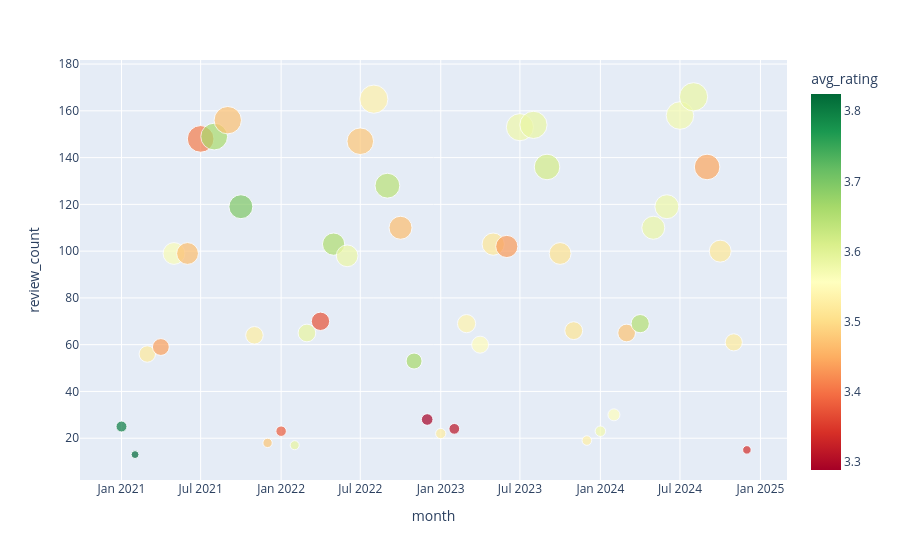

Write notebook code for a chart like this one.
### Code cell
px.scatter(
    df_monthly_summary,
    x="month",
    y="review_count",
    color="avg_rating",
    color_continuous_scale="RdYlGn",
    size="review_count"
)

### Figure 1 — Plotly figure (JSON) as saved in the notebook; plotly's stock layout.template omitted (floating-point values rounded to 4 significant figures)
{"data": [{"hovertemplate": "month=%{x}<br>review_count=%{marker.size}<br>avg_rating=%{marker.color}<extra></extra>", "legendgroup": "", "marker": {"color": [3.802, 3.825, 3.52, 3.438, 3.566, 3.466, 3.408, 3.659, 3.47, 3.695, 3.526, 3.476, 3.382, 3.589, 3.588, 3.372, 3.654, 3.584, 3.476, 3.533, 3.644, 3.467, 3.66, 3.288, 3.526, 3.31, 3.538, 3.553, 3.516, 3.433, 3.579, 3.585, 3.615, 3.509, 3.512, 3.531, 3.574, 3.556, 3.473, 3.648, 3.583, 3.58, 3.574, 3.585, 3.443, 3.516, 3.521, 3.336], "coloraxis": "coloraxis", "size": [25, 13, 56, 59, 99, 99, 148, 149, 156, 119, 64, 18, 23, 17, 65, 70, 103, 98, 147, 165, 128, 110, 53, 28, 22, 24, 69, 60, 103, 102, 153, 154, 136, 99, 66, 19, 23, 30, 65, 69, 110, 119, 158, 166, 136, 100, 61, 15], "sizemode": "area", "sizeref": 0.415, "symbol": "circle"}, "mode": "markers", "name": "", "orientation": "v", "showlegend": false, "type": "scatter", "x": ["2021-01-01T00:00:00", "2021-02-01T00:00:00", "2021-03-01T00:00:00", "2021-04-01T00:00:00", "2021-05-01T00:00:00", "2021-06-01T00:00:00", "2021-07-01T00:00:00", "2021-08-01T00:00:00", "2021-09-01T00:00:00", "2021-10-01T00:00:00", "2021-11-01T00:00:00", "2021-12-01T00:00:00", "2022-01-01T00:00:00", "2022-02-01T00:00:00", "2022-03-01T00:00:00", "2022-04-01T00:00:00", "2022-05-01T00:00:00", "2022-06-01T00:00:00", "2022-07-01T00:00:00", "2022-08-01T00:00:00", "2022-09-01T00:00:00", "2022-10-01T00:00:00", "2022-11-01T00:00:00", "2022-12-01T00:00:00", "2023-01-01T00:00:00", "2023-02-01T00:00:00", "2023-03-01T00:00:00", "2023-04-01T00:00:00", "2023-05-01T00:00:00", "2023-06-01T00:00:00", "2023-07-01T00:00:00", "2023-08-01T00:00:00", "2023-09-01T00:00:00", "2023-10-01T00:00:00", "2023-11-01T00:00:00", "2023-12-01T00:00:00", "2024-01-01T00:00:00", "2024-02-01T00:00:00", "2024-03-01T00:00:00", "2024-04-01T00:00:00", "2024-05-01T00:00:00", "2024-06-01T00:00:00", "2024-07-01T00:00:00", "2024-08-01T00:00:00", "2024-09-01T00:00:00", "2024-10-01T00:00:00", "2024-11-01T00:00:00", "2024-12-01T00:00:00"], "xaxis": "x", "y": [25, 13, 56, 59, 99, 99, 148, 149, 156, 119, 64, 18, 23, 17, 65, 70, 103, 98, 147, 165, 128, 110, 53, 28, 22, 24, 69, 60, 103, 102, 153, 154, 136, 99, 66, 19, 23, 30, 65, 69, 110, 119, 158, 166, 136, 100, 61, 15], "yaxis": "y"}], "layout": {"coloraxis": {"colorbar": {"title": {"text": "avg_rating"}}, "colorscale": [[0, "rgb(165,0,38)"], [0.1, "rgb(215,48,39)"], [0.2, "rgb(244,109,67)"], [0.3, "rgb(253,174,97)"], [0.4, "rgb(254,224,139)"], [0.5, "rgb(255,255,191)"], [0.6, "rgb(217,239,139)"], [0.7, "rgb(166,217,106)"], [0.8, "rgb(102,189,99)"], [0.9, "rgb(26,152,80)"], [1, "rgb(0,104,55)"]]}, "legend": {"itemsizing": "constant", "tracegroupgap": 0}, "margin": {"t": 60}, "xaxis": {"anchor": "y", "domain": [0, 1], "title": {"text": "month"}}, "yaxis": {"anchor": "x", "domain": [0, 1], "title": {"text": "review_count"}}}}
